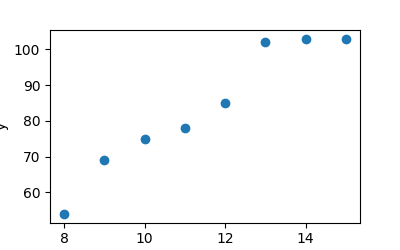

This chart was generated by the following Python code:
import matplotlib.pyplot as plt

# Data
x = [8, 9, 10, 11, 12, 13, 14, 15]
y = [54, 69, 75, 78, 85, 102, 103, 103]

# Plotting the scatter plot
plt.figure(figsize=(4, 2.5))
plt.scatter(x, y)
plt.xlabel('x')
plt.ylabel('y')
plt.savefig('02.3_points.png')
plt.show()
